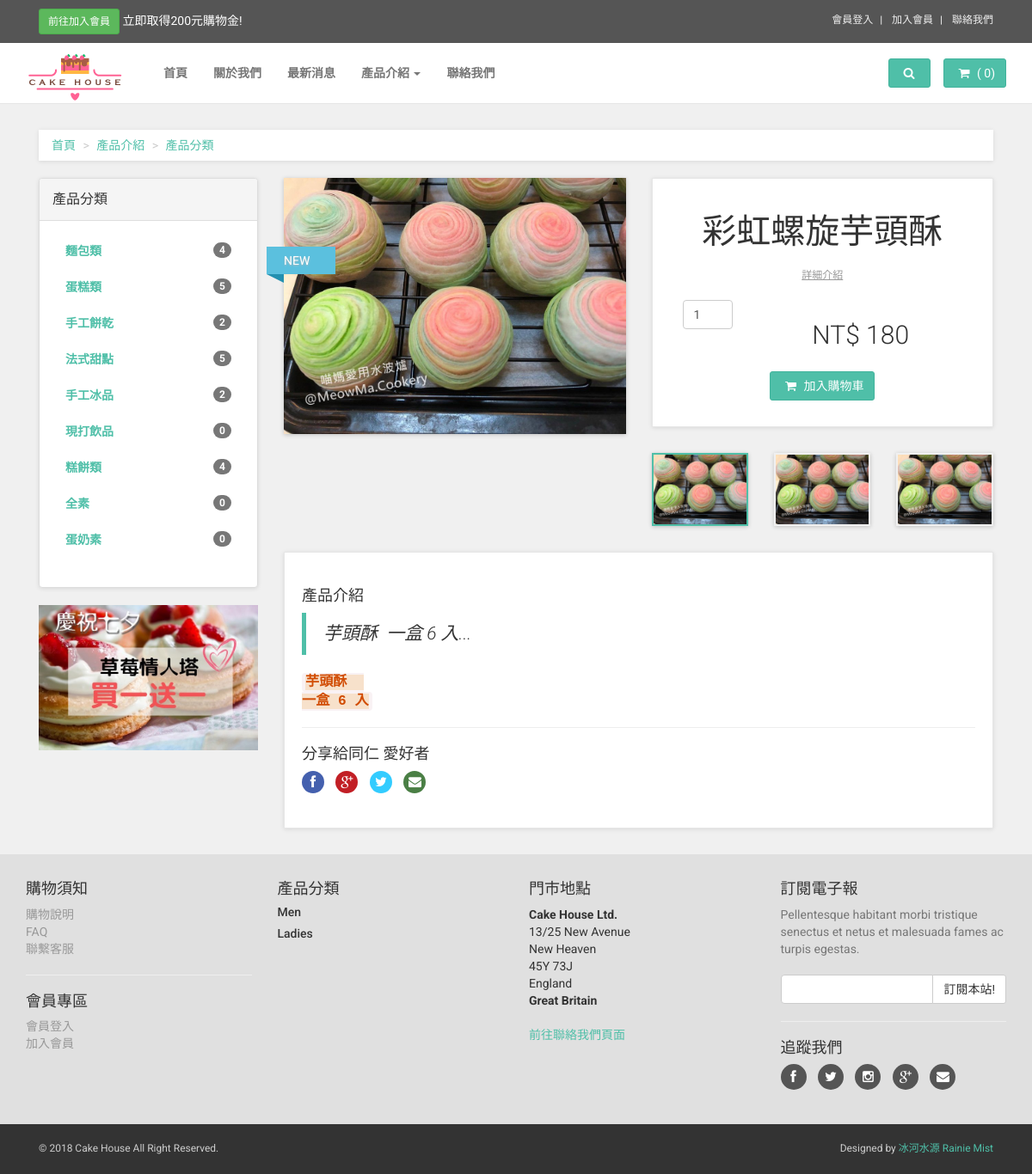
/frontend/products.php?id=23, run on the app's committed database.
### tables this page shows
CREATE TABLE IF NOT EXISTS `product_categories` (
  `product_categories_id` int(11) NOT NULL,
  `category` varchar(255) NOT NULL,
  `created_at` varchar(255) DEFAULT NULL,
  `updated_at` varchar(255) DEFAULT NULL,
  `order` int(11) NOT NULL,
  `series_id` int(11) NOT NULL
);

CREATE TABLE IF NOT EXISTS `products` (
  `products_id` int(11) NOT NULL,
  `product_categories_id` int(11) NOT NULL,
  `picture` varchar(255) DEFAULT NULL,
  `name` varchar(255) NOT NULL,
  `description` text NOT NULL,
  `price` varchar(255) NOT NULL,
  `created_at` varchar(255) DEFAULT NULL,
  `updated_at` varchar(255) DEFAULT NULL,
  `type` int(11) NOT NULL
);

### frontend/products.php (the view, shortened to what this page needs)
<?php
require('../connection/connection.php');
$query = $db->query("SELECT * FROM products WHERE products_id=".$_GET['id']);
$products = $query->fetch(PDO::FETCH_ASSOC);
?>
<!DOCTYPE html>
<html lang="en">
<head>
    <?php require_once('template/head_files.php'); ?>
</head>
<body>
<?php require_once('template/navbar.php'); ?>
    <div id="all">
        <div id="content">
            <div class="container">
                <div class="col-md-12">
                    <ul class="breadcrumb">
                    <li><a href="../index.php">首頁</a>
                        </li>
                        <li><a href="#">產品介紹</a>
                        </li>
                        <li><a href="#">產品分類</a>
                        </li>
                    </ul>
                </div>
                <div class="col-md-3">
                    <div class="panel panel-default sidebar-menu">
                       <div class="panel-heading">
                            <h3 class="panel-title">產品分類</h3>
                        </div>
                        <div class="panel-body">
                            <ul class="nav nav-pills nav-stacked category-menu">
                            <?php foreach($categories as $side_categories){
                                    $query = $db->query("SELECT * FROM products WHERE product_categories_id=".$side_categories['product_categories_id']);
                                    $total_products = count ($query->FetchAll(PDO::FETCH_ASSOC));
                                    ?>
                                <li>
                                    <a href="products_list.php?cat=<?php echo $side_categories['product_categories_id'];?>">
                                    <?php echo $side_categories['category']; ?><span class="badge pull-right"><?php echo $total_products; ?></span></a>
                                </li>
                                <?php } ?>
                            </ul>
                        </div>
                    </div>
                    <div class="banner">
                        <a href="#">
                        <img src="../images/ad-banner.jpg" alt="" class="img-responsive">
                        </a>
                    </div>
                </div>
                <div class="col-md-9">
                    <div class="row" id="productMain">
                        <div class="col-sm-6">
                            <div id="mainImage">
                                <img src="../uploads/products/<?php echo $products['picture']; ?>" alt="" class="img-responsive">
                            </div>
                              <?php if ($products['type'] ==1) { ?>
                <div class="ribbon sale">
                    <div class="theribbon">SALE</div>
                    <div class="ribbon-background"></div>
                </div>
                <?php } else if ($products['type'] ==2){ ?>
                <div class="ribbon new">
                    <div class="theribbon">NEW</div>
                </div>
                <?php } ?>
                        </div>
                        <div class="col-sm-6">
                        <form action="cart/add_cart.php" method="post">
                            <div class="box">
                                <h1 class="text-center"><?php echo $products['name']; ?></h1>
                                <p class="goToDescription"><a href="#details" class="scroll-to">詳細介紹</a>
                                </p>
                                <p class="quantity col-sm-3"><input type="number" value="1" name="quantity" class="form-control"></p>
                                <p class="price">NT$ <?php echo $products['price']; ?> </p>
                                <p class="text-center buttons">
                                    <button type="submit" class="btn btn-primary"><i class="fa fa-shopping-cart"></i> 加入購物車</button>
                                </p>
                            </div>
                            <div class="row" id="thumbs">
                                <div class="col-xs-4">
                                    <a href="../uploads/products/<?php echo $products['picture']; ?>" class="thumb">
                                        <img src="../uploads/products/<?php echo $products['picture']; ?>" alt="" class="img-responsive">
                                    </a>
                                </div>
                                <div class="col-xs-4">
                                    <a href="../uploads/products/<?php echo $products['picture']; ?>" class="thumb">
                                        <img src="../uploads/products/<?php echo $products['picture']; ?>" alt="" class="img-responsive">
                                    </a>
                                </div>
                                <div class="col-xs-4">
                                    <a href="../uploads/products/<?php echo $products['picture']; ?>" class="thumb">
                                        <img src="../uploads/products/<?php echo $products['picture']; ?>" alt="" class="img-responsive">
                                    </a>
                                </div>
                            </div>
                        </div>
                    </div>
                    <div class="box" id="details">
                        <p>
                            <h4>產品介紹</h4>
                            <blockquote>
                                <p class="lead"><em><?php echo mb_strimwidth (strip_tags($products ['description']),0,40,"..."); ?></em>
                                </p>
                            </blockquote>
                            <?php echo $products ['description']; ?>
                            <hr>
                            <div class="social">
                                <h4>分享給同仁 愛好者</h4>
                                <p>
                                    <a href="#" class="external facebook" data-animate-hover="pulse"><i class="fa fa-facebook"></i></a>
                                    <a href="#" class="external gplus" data-animate-hover="pulse"><i class="fa fa-google-plus"></i></a>
                                    <a href="#" class="external twitter" data-animate-hover="pulse"><i class="fa fa-twitter"></i></a>
                                    <a href="#" class="email" data-animate-hover="pulse"><i class="fa fa-envelope"></i></a>
                                </p>
                            </div>
                    </div>
                        </div>
                    </div>
                            </div>
                    </div>
       <?php require_once('template/footer.php'); ?>
</body>
</html>

### data on the page
product_categories: category "麵包類", total_products "4"
product_categories: category "蛋糕類", total_products "5"
product_categories: category "手工餅乾", total_products "2"
product_categories: category "法式甜點", total_products "5"
product_categories: category "手工冰品", total_products "2"
product_categories: category "現打飲品", total_products "0"
product_categories: category "糕餅類", total_products "4"
product_categories: category "全素", total_products "0"
product_categories: category "蛋奶素", total_products "0"
products: picture (picture), name "彩虹螺旋芋頭酥", price "180", description "芋頭酥 一盒 6 入...", description "芋頭酥 一盒 6 入"
